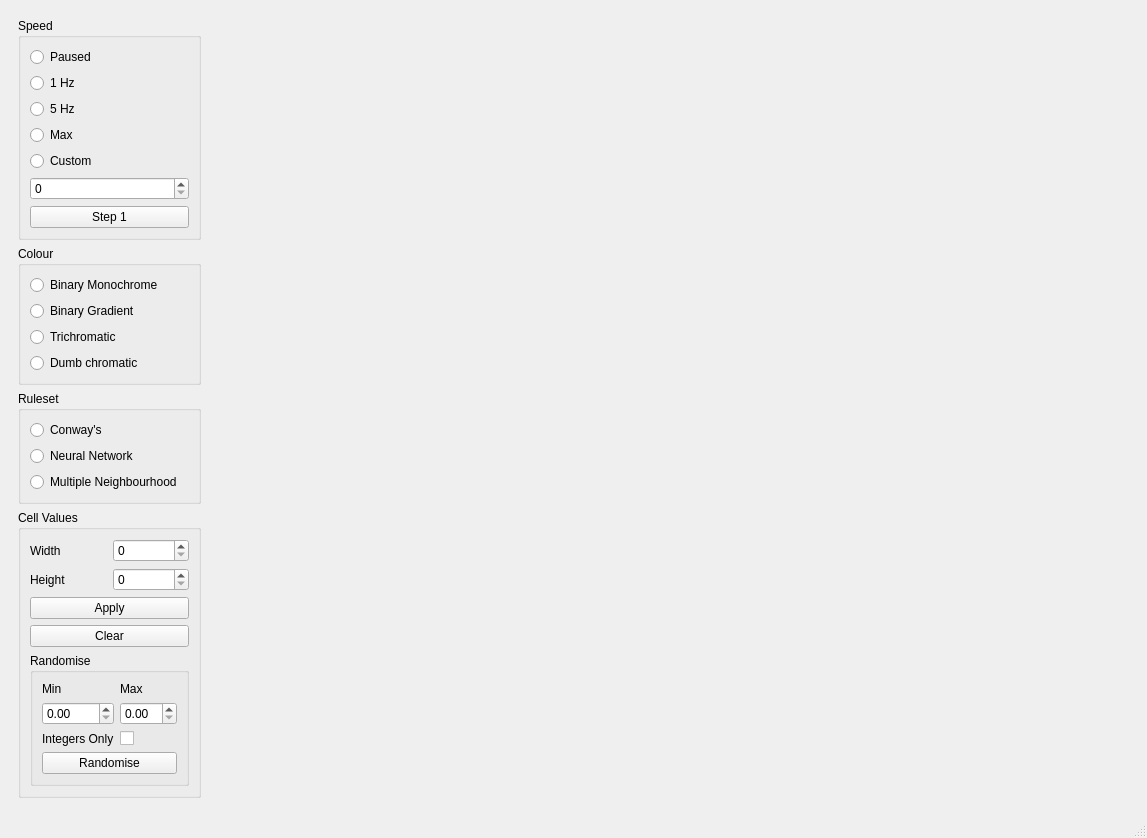
<?xml version="1.0" encoding="UTF-8"?>
<ui version="4.0">
 <class>MainWindow</class>
 <widget class="QMainWindow" name="MainWindow">
  <property name="geometry">
   <rect>
    <x>0</x>
    <y>0</y>
    <width>1147</width>
    <height>750</height>
   </rect>
  </property>
  <property name="windowTitle">
   <string>MainWindow</string>
  </property>
  <widget class="QWidget" name="centralwidget">
   <layout class="QHBoxLayout" name="horizontalLayout">
    <item>
     <widget class="QWidget" name="controlsContainer" native="true">
      <layout class="QVBoxLayout" name="verticalLayout">
       <item>
        <widget class="QGroupBox" name="speedBox">
         <property name="title">
          <string>Speed</string>
         </property>
         <layout class="QVBoxLayout" name="verticalLayout_4">
          <item>
           <widget class="QRadioButton" name="speedPaused">
            <property name="text">
             <string>Paused</string>
            </property>
            <attribute name="buttonGroup">
             <string notr="true">buttonGroup</string>
            </attribute>
           </widget>
          </item>
          <item>
           <widget class="QRadioButton" name="speed1Hz">
            <property name="text">
             <string>1 Hz</string>
            </property>
            <attribute name="buttonGroup">
             <string notr="true">buttonGroup</string>
            </attribute>
           </widget>
          </item>
          <item>
           <widget class="QRadioButton" name="speed5Hz">
            <property name="text">
             <string>5 Hz</string>
            </property>
            <attribute name="buttonGroup">
             <string notr="true">buttonGroup</string>
            </attribute>
           </widget>
          </item>
          <item>
           <widget class="QRadioButton" name="speedMax">
            <property name="text">
             <string>Max</string>
            </property>
            <attribute name="buttonGroup">
             <string notr="true">buttonGroup</string>
            </attribute>
           </widget>
          </item>
          <item>
           <widget class="QRadioButton" name="speedCustom">
            <property name="text">
             <string>Custom</string>
            </property>
            <attribute name="buttonGroup">
             <string notr="true">buttonGroup</string>
            </attribute>
           </widget>
          </item>
          <item>
           <widget class="QSpinBox" name="speedCustomSpinner"/>
          </item>
          <item>
           <widget class="QPushButton" name="speedStepOnce">
            <property name="text">
             <string>Step 1</string>
            </property>
           </widget>
          </item>
         </layout>
        </widget>
       </item>
       <item>
        <widget class="QGroupBox" name="coloursContainer">
         <property name="title">
          <string>Colour</string>
         </property>
         <layout class="QVBoxLayout" name="verticalLayout_2">
          <item>
           <widget class="QRadioButton" name="colourMonochrome">
            <property name="text">
             <string>Binary Monochrome</string>
            </property>
            <attribute name="buttonGroup">
             <string notr="true">colourButtons</string>
            </attribute>
           </widget>
          </item>
          <item>
           <widget class="QRadioButton" name="colourBinaryGradient">
            <property name="text">
             <string>Binary Gradient</string>
            </property>
            <attribute name="buttonGroup">
             <string notr="true">colourButtons</string>
            </attribute>
           </widget>
          </item>
          <item>
           <widget class="QRadioButton" name="colourTrichromatic">
            <property name="text">
             <string>Trichromatic</string>
            </property>
            <attribute name="buttonGroup">
             <string notr="true">colourButtons</string>
            </attribute>
           </widget>
          </item>
          <item>
           <widget class="QRadioButton" name="colourDumbChromatic">
            <property name="text">
             <string>Dumb chromatic</string>
            </property>
            <attribute name="buttonGroup">
             <string notr="true">colourButtons</string>
            </attribute>
           </widget>
          </item>
         </layout>
        </widget>
       </item>
       <item>
        <widget class="QGroupBox" name="rulesetContainer">
         <property name="title">
          <string>Ruleset</string>
         </property>
         <layout class="QVBoxLayout" name="verticalLayout_3">
          <item>
           <widget class="QRadioButton" name="rulesConway">
            <property name="text">
             <string>Conway's</string>
            </property>
            <attribute name="buttonGroup">
             <string notr="true">rulesetButtons</string>
            </attribute>
           </widget>
          </item>
          <item>
           <widget class="QRadioButton" name="rulesNeuralNet">
            <property name="text">
             <string>Neural Network</string>
            </property>
            <attribute name="buttonGroup">
             <string notr="true">rulesetButtons</string>
            </attribute>
           </widget>
          </item>
          <item>
           <widget class="QRadioButton" name="rulesMultipleNeighbourhoods">
            <property name="text">
             <string>Multiple Neighbourhood</string>
            </property>
            <attribute name="buttonGroup">
             <string notr="true">rulesetButtons</string>
            </attribute>
           </widget>
          </item>
         </layout>
        </widget>
       </item>
       <item>
        <widget class="QGroupBox" name="cellValuesContainer">
         <property name="title">
          <string>Cell Values</string>
         </property>
         <layout class="QGridLayout" name="gridLayout_3">
          <item row="3" column="0" colspan="2">
           <widget class="QPushButton" name="cellsClear">
            <property name="text">
             <string>Clear</string>
            </property>
           </widget>
          </item>
          <item row="1" column="1">
           <widget class="QSpinBox" name="cellsHeightSpinner"/>
          </item>
          <item row="0" column="0">
           <widget class="QLabel" name="cellsWidthLabel">
            <property name="text">
             <string>Width</string>
            </property>
           </widget>
          </item>
          <item row="4" column="0" colspan="2">
           <widget class="QGroupBox" name="randomiseContainer">
            <property name="title">
             <string>Randomise</string>
            </property>
            <layout class="QGridLayout" name="gridLayout_2">
             <item row="3" column="0" colspan="2">
              <widget class="QPushButton" name="randApply">
               <property name="text">
                <string>Randomise</string>
               </property>
              </widget>
             </item>
             <item row="1" column="1">
              <widget class="QDoubleSpinBox" name="randMax"/>
             </item>
             <item row="1" column="0">
              <widget class="QDoubleSpinBox" name="randMin"/>
             </item>
             <item row="0" column="1">
              <widget class="QLabel" name="randMaxLabel">
               <property name="text">
                <string>Max</string>
               </property>
              </widget>
             </item>
             <item row="0" column="0">
              <widget class="QLabel" name="randMinLabel">
               <property name="text">
                <string>Min</string>
               </property>
              </widget>
             </item>
             <item row="2" column="1">
              <widget class="QCheckBox" name="randIntegersOnly">
               <property name="text">
                <string/>
               </property>
              </widget>
             </item>
             <item row="2" column="0">
              <widget class="QLabel" name="randIntegersOnlyLabel">
               <property name="text">
                <string>Integers Only</string>
               </property>
              </widget>
             </item>
            </layout>
           </widget>
          </item>
          <item row="1" column="0">
           <widget class="QLabel" name="cellsHeightLabel">
            <property name="text">
             <string>Height</string>
            </property>
           </widget>
          </item>
          <item row="0" column="1">
           <widget class="QSpinBox" name="cellsWidthSpinner"/>
          </item>
          <item row="2" column="0" colspan="2">
           <widget class="QPushButton" name="cellsSizeApplyButton">
            <property name="text">
             <string>Apply</string>
            </property>
           </widget>
          </item>
         </layout>
        </widget>
       </item>
      </layout>
     </widget>
    </item>
    <item>
     <widget class="CellularAutomata" name="cellularAutomata" native="true">
      <property name="sizePolicy">
       <sizepolicy hsizetype="Expanding" vsizetype="Preferred">
        <horstretch>0</horstretch>
        <verstretch>0</verstretch>
       </sizepolicy>
      </property>
     </widget>
    </item>
   </layout>
  </widget>
  <widget class="QMenuBar" name="menubar">
   <property name="geometry">
    <rect>
     <x>0</x>
     <y>0</y>
     <width>1147</width>
     <height>21</height>
    </rect>
   </property>
  </widget>
  <widget class="QStatusBar" name="statusbar"/>
 </widget>
 <customwidgets>
  <customwidget>
   <class>CellularAutomata</class>
   <extends>QWidget</extends>
   <header>CellularAutomata.h</header>
   <container>1</container>
  </customwidget>
 </customwidgets>
 <resources/>
 <connections/>
 <buttongroups>
  <buttongroup name="rulesetButtons"/>
  <buttongroup name="colourButtons"/>
  <buttongroup name="buttonGroup"/>
 </buttongroups>
</ui>
